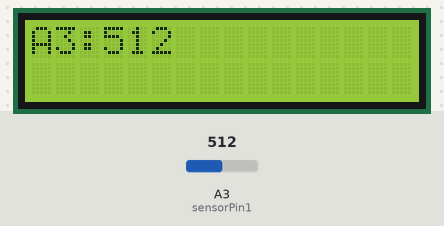
This sketch was run on a simulated Arduino Uno, built with avr-gcc and run on an emulated ATmega328P. Shown: 16×2 character LCD. The inputs (shaded band) are chosen by the test bench; at power-on: A3 (sensorPin1) = 512. What the sketch prints to the serial monitor is not drawn.

Above: at 1.2 s.
1.3 s: A3 (sensorPin1) set to 716
At 2.6 s:
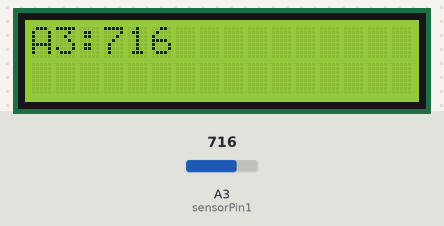
3.5 s: A3 (sensorPin1) set to 900
At 4.9 s:
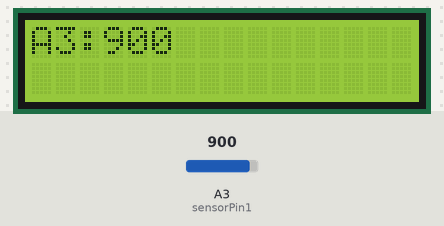
5.6 s: A3 (sensorPin1) set to 1023
At 7.2 s:
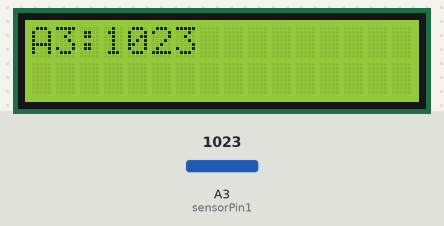
Timing chart, 0 to 8.7 s (numbered marks = the images above; inputs shaded):
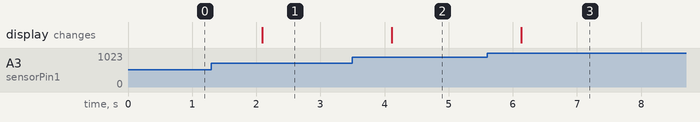

The sketch:

L_5_Moisture_Monitor.ino
```cpp
/*******************Moisture*******************/
int sensorPin1 = A3;    // select the input pin for the potentiometer
int Pin1Value = 0;  // variable to store the value coming from the sensor
/*******************LCD函数*******************/
#include "Adafruit_LiquidCrystal.h"
Adafruit_LiquidCrystal lcd(1);
void setup() {
  // put your setup code here, to run once:
  Serial.begin(115200);   // 初始化串口
  while (!lcd.begin(16, 2)) {
    Serial.println("Could not init backpack. Check wiring.");
    delay(50);
  }
  Serial.println("Backpack init'd.");

  pinMode(sensorPin1, INPUT);
}

void loop() {
  // put your main code here, to run repeatedly:
  Pin1Value = analogRead(sensorPin1);
  Serial.print("sensor1 = " );
  Serial.println(Pin1Value);
  String Pin1String = "A3:" + String(Pin1Value) ;
  lcd.clear();
  lcd.setCursor(0, 0);
  lcd.print(Pin1String);

  delay(1000);
}
```

Measured:
- after the input at 1.3 s, the display: changes after 0.79 s (image 1)
- after the input at 3.5 s, the display: changes after 0.61 s (image 2)
- after the input at 5.6 s, the display: changes after 0.53 s (image 3)
